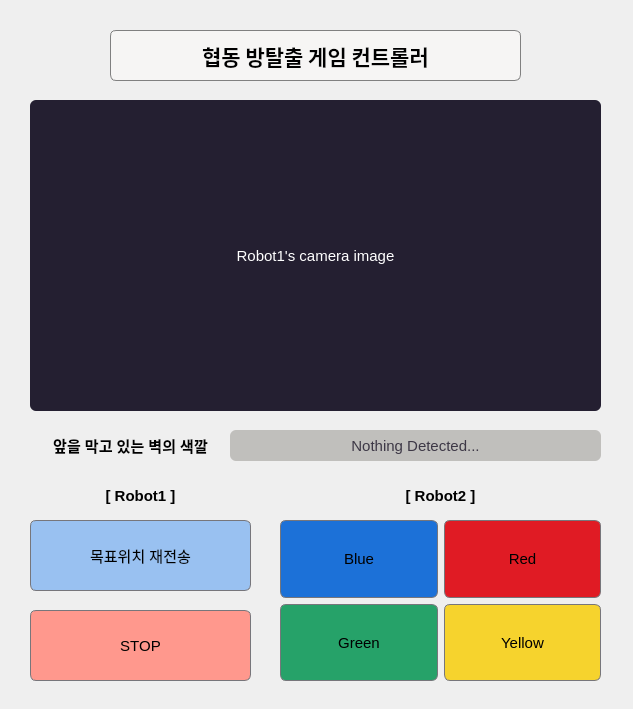
<?xml version="1.0" encoding="UTF-8"?>
<ui version="4.0">
 <class>MainWindow</class>
 <widget class="QMainWindow" name="MainWindow">
  <property name="geometry">
   <rect>
    <x>0</x>
    <y>0</y>
    <width>633</width>
    <height>709</height>
   </rect>
  </property>
  <property name="font">
   <font>
    <pointsize>11</pointsize>
   </font>
  </property>
  <property name="windowTitle">
   <string>MainWindow</string>
  </property>
  <property name="autoFillBackground">
   <bool>false</bool>
  </property>
  <property name="styleSheet">
   <string notr="true"/>
  </property>
  <widget class="QWidget" name="centralwidget">
   <widget class="QPushButton" name="robot1_goal_btn">
    <property name="geometry">
     <rect>
      <x>30</x>
      <y>520</y>
      <width>221</width>
      <height>71</height>
     </rect>
    </property>
    <property name="styleSheet">
     <string notr="true">QPushButton {
	 background-color: rgb(153, 193, 241);  /* 버튼 배경색 */
	border-radius: 6px;        /* 둥근 테두리 */
	border: 1px solid rgb(119, 118, 123); /* 테두리 색상 */
}

QPushButton:hover {
	background-color: rgb(164, 202, 247);  /* 마우스 오버 시 색상 */
}

QPushButton:pressed {
	background-color: rgb(135, 178, 230);  /* 버튼 클릭 시 색상 */
}
</string>
    </property>
    <property name="text">
     <string>목표위치 재전송</string>
    </property>
   </widget>
   <widget class="QPushButton" name="robot1_stop_btn">
    <property name="geometry">
     <rect>
      <x>30</x>
      <y>610</y>
      <width>221</width>
      <height>71</height>
     </rect>
    </property>
    <property name="styleSheet">
     <string notr="true">QPushButton {
	 background-color: rgb(255, 152, 141);  /* 버튼 배경색 */
	border-radius: 6px;        /* 둥근 테두리 */
	border: 1px solid rgb(119, 118, 123); /* 테두리 색상 */
}

QPushButton:hover {
	background-color: rgb(255, 175, 167);
}

QPushButton:pressed {
	background-color: rgb(255, 131, 118);  /* 버튼 클릭 시 색상 */
}
</string>
    </property>
    <property name="text">
     <string>STOP</string>
    </property>
   </widget>
   <widget class="QLabel" name="title_label">
    <property name="geometry">
     <rect>
      <x>110</x>
      <y>30</y>
      <width>411</width>
      <height>51</height>
     </rect>
    </property>
    <property name="font">
     <font>
      <family>KacstBook</family>
      <pointsize>16</pointsize>
      <weight>75</weight>
      <italic>false</italic>
      <bold>true</bold>
     </font>
    </property>
    <property name="styleSheet">
     <string notr="true">background-color: rgb(246, 245, 244);
border: 1px solid gray;
border-radius: 6px;</string>
    </property>
    <property name="frameShape">
     <enum>QFrame::NoFrame</enum>
    </property>
    <property name="lineWidth">
     <number>1</number>
    </property>
    <property name="text">
     <string>협동 방탈출 게임 컨트롤러</string>
    </property>
    <property name="scaledContents">
     <bool>false</bool>
    </property>
    <property name="alignment">
     <set>Qt::AlignCenter</set>
    </property>
    <property name="margin">
     <number>3</number>
    </property>
   </widget>
   <widget class="QLabel" name="camera_view">
    <property name="geometry">
     <rect>
      <x>30</x>
      <y>100</y>
      <width>571</width>
      <height>311</height>
     </rect>
    </property>
    <property name="styleSheet">
     <string notr="true">background-color: rgb(36, 31, 49);
color: white;
border-radius: 6px;</string>
    </property>
    <property name="text">
     <string>Robot1's camera image</string>
    </property>
    <property name="alignment">
     <set>Qt::AlignCenter</set>
    </property>
   </widget>
   <widget class="QLabel" name="wall_color_label">
    <property name="geometry">
     <rect>
      <x>50</x>
      <y>430</y>
      <width>161</width>
      <height>31</height>
     </rect>
    </property>
    <property name="sizePolicy">
     <sizepolicy hsizetype="Preferred" vsizetype="Preferred">
      <horstretch>0</horstretch>
      <verstretch>0</verstretch>
     </sizepolicy>
    </property>
    <property name="styleSheet">
     <string notr="true">font-weight: bold;</string>
    </property>
    <property name="text">
     <string>앞을 막고 있는 벽의 색깔</string>
    </property>
    <property name="alignment">
     <set>Qt::AlignCenter</set>
    </property>
   </widget>
   <widget class="QLabel" name="wall_color">
    <property name="geometry">
     <rect>
      <x>230</x>
      <y>430</y>
      <width>371</width>
      <height>31</height>
     </rect>
    </property>
    <property name="styleSheet">
     <string notr="true">background-color: rgb(192, 191, 188);
border-radius: 6px;
color: rgb(61, 56, 70);</string>
    </property>
    <property name="text">
     <string>Nothing Detected...</string>
    </property>
    <property name="alignment">
     <set>Qt::AlignCenter</set>
    </property>
   </widget>
   <widget class="QWidget" name="gridLayoutWidget">
    <property name="geometry">
     <rect>
      <x>280</x>
      <y>520</y>
      <width>321</width>
      <height>161</height>
     </rect>
    </property>
    <layout class="QGridLayout" name="gridLayout">
     <item row="0" column="0">
      <widget class="QPushButton" name="blue_btn">
       <property name="sizePolicy">
        <sizepolicy hsizetype="Expanding" vsizetype="Expanding">
         <horstretch>0</horstretch>
         <verstretch>0</verstretch>
        </sizepolicy>
       </property>
       <property name="styleSheet">
        <string notr="true">QPushButton {
	 background-color: rgb(28, 113, 216);  /* 버튼 배경색 */
	border-radius: 6px;        /* 둥근 테두리 */
	border: 1px solid rgb(119, 118, 123); /* 테두리 색상 */
}

QPushButton:hover {
	background-color: rgb(41, 124, 225);
}

QPushButton:pressed {
	background-color: rgb(18, 103, 207);  /* 버튼 클릭 시 색상 */
}
</string>
       </property>
       <property name="text">
        <string>Blue</string>
       </property>
      </widget>
     </item>
     <item row="1" column="0">
      <widget class="QPushButton" name="green_btn">
       <property name="sizePolicy">
        <sizepolicy hsizetype="Expanding" vsizetype="Expanding">
         <horstretch>0</horstretch>
         <verstretch>0</verstretch>
        </sizepolicy>
       </property>
       <property name="styleSheet">
        <string notr="true">QPushButton {
	 background-color: rgb(38, 162, 105);  /* 버튼 배경색 */
	border-radius: 6px;        /* 둥근 테두리 */
	border: 1px solid rgb(119, 118, 123); /* 테두리 색상 */
}

QPushButton:hover {
	background-color: rgb(54, 175, 119);
}

QPushButton:pressed {
	background-color: rgb(23, 149, 91);  /* 버튼 클릭 시 색상 */
}
</string>
       </property>
       <property name="text">
        <string>Green</string>
       </property>
      </widget>
     </item>
     <item row="0" column="1">
      <widget class="QPushButton" name="red_btn">
       <property name="sizePolicy">
        <sizepolicy hsizetype="Expanding" vsizetype="Expanding">
         <horstretch>0</horstretch>
         <verstretch>0</verstretch>
        </sizepolicy>
       </property>
       <property name="styleSheet">
        <string notr="true">QPushButton {
	 background-color: rgb(224, 27, 36);  /* 버튼 배경색 */
	border-radius: 6px;        /* 둥근 테두리 */
	border: 1px solid rgb(119, 118, 123); /* 테두리 색상 */
}

QPushButton:hover {
	background-color: rgb(231, 42, 50);
}

QPushButton:pressed {
	background-color: rgb(214, 16, 25);  /* 버튼 클릭 시 색상 */
}
</string>
       </property>
       <property name="text">
        <string>Red</string>
       </property>
      </widget>
     </item>
     <item row="1" column="1">
      <widget class="QPushButton" name="yellow_btn">
       <property name="sizePolicy">
        <sizepolicy hsizetype="Expanding" vsizetype="Expanding">
         <horstretch>0</horstretch>
         <verstretch>0</verstretch>
        </sizepolicy>
       </property>
       <property name="styleSheet">
        <string notr="true">QPushButton {
	 background-color: rgb(246, 211, 45);  /* 버튼 배경색 */
	border-radius: 6px;        /* 둥근 테두리 */
	border: 1px solid rgb(119, 118, 123); /* 테두리 색상 */
}

QPushButton:hover {
	background-color: rgb(255, 223, 71);
}

QPushButton:pressed {
	background-color: rgb(235, 199, 27);  /* 버튼 클릭 시 색상 */
}
</string>
       </property>
       <property name="text">
        <string>Yellow</string>
       </property>
      </widget>
     </item>
    </layout>
   </widget>
   <widget class="QLabel" name="robot1_label">
    <property name="geometry">
     <rect>
      <x>50</x>
      <y>480</y>
      <width>181</width>
      <height>31</height>
     </rect>
    </property>
    <property name="sizePolicy">
     <sizepolicy hsizetype="Preferred" vsizetype="Preferred">
      <horstretch>0</horstretch>
      <verstretch>0</verstretch>
     </sizepolicy>
    </property>
    <property name="styleSheet">
     <string notr="true">font-weight: bold;</string>
    </property>
    <property name="text">
     <string>[ Robot1 ]</string>
    </property>
    <property name="alignment">
     <set>Qt::AlignCenter</set>
    </property>
   </widget>
   <widget class="QLabel" name="robot2_label">
    <property name="geometry">
     <rect>
      <x>350</x>
      <y>480</y>
      <width>181</width>
      <height>31</height>
     </rect>
    </property>
    <property name="sizePolicy">
     <sizepolicy hsizetype="Preferred" vsizetype="Preferred">
      <horstretch>0</horstretch>
      <verstretch>0</verstretch>
     </sizepolicy>
    </property>
    <property name="styleSheet">
     <string notr="true">font-weight: bold;</string>
    </property>
    <property name="text">
     <string>[ Robot2 ]</string>
    </property>
    <property name="alignment">
     <set>Qt::AlignCenter</set>
    </property>
   </widget>
  </widget>
 </widget>
 <resources/>
 <connections/>
</ui>
